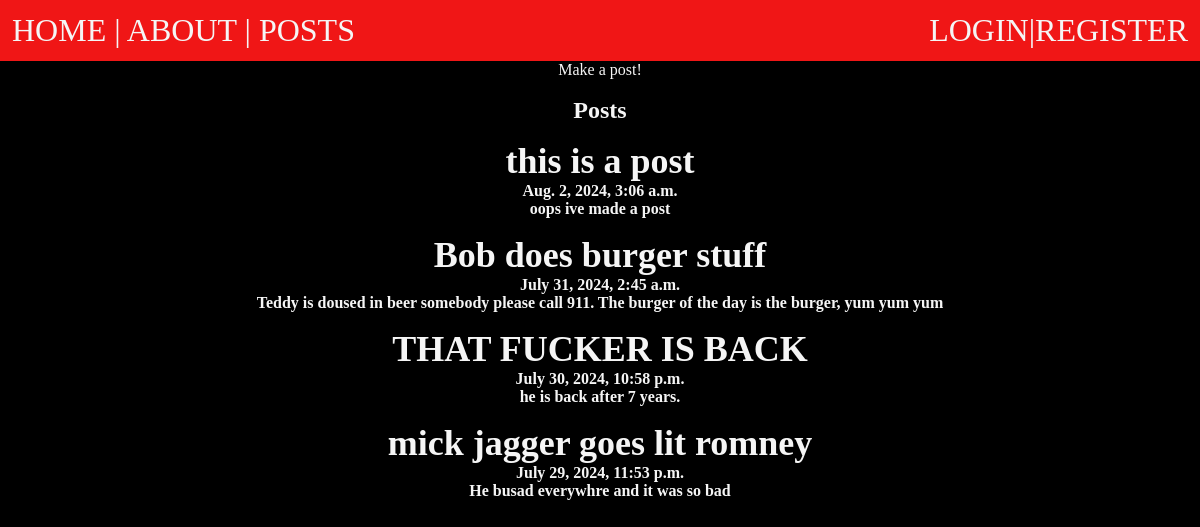
The app's page /posts/, older data.
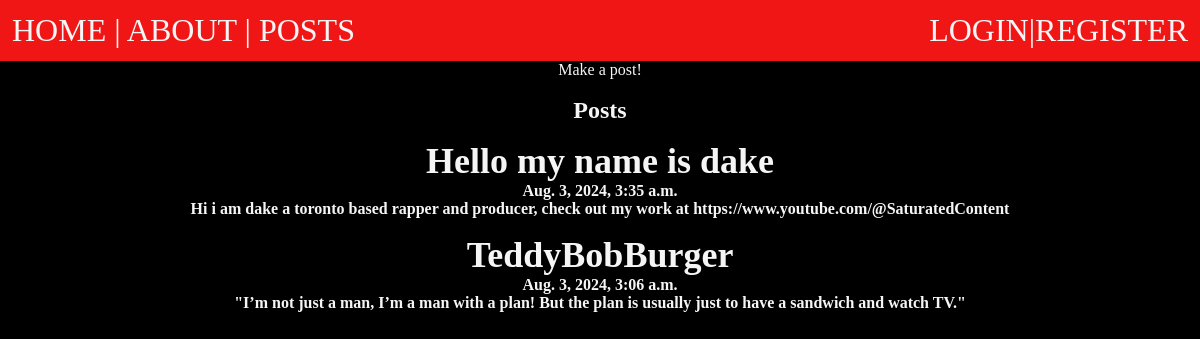
The same page, newer data.
### posts/models.py (models this page shows, shortened)
class Post(models.Model):
    author = models.ForeignKey(User, on_delete=models.CASCADE, default = None)
    title = models.CharField(max_length=50)
    body = models.TextField()
    slug = models.SlugField()
    date = models.DateTimeField(auto_now_add=True)
    banner = models.ImageField(default="fallback.jpg", blank=True)

### posts/views.py (the view)
# urls.py: path('', views.posts_list, name="list"),
def posts_list(request):
    return render(request, 'posts/posts_list.html', {'posts':Post.objects.all().order_by("-date")})

### posts/templates/posts/posts_list.html (shortened to what this page needs)
{% extends "post_layout.html" %}
{% load static %}
{% block content%}
<section>
    <h1> Posts <h1>
    {% for post in posts%}
        <article class="post">
            <h2>
                <a href ={% url 'posts:page' slug=post.slug %} >{{post.title}} </a>
            </h2>
            <p> {{post.date}}</p>
            <p> {{post.body}}<p>
        </article>
    {%endfor%}
</section>
{% endblock %}

### templates/post_layout.html
{% extends "layout.html"%}
{% load static %}
{% block cssLinks%}
    <link rel="stylesheet" href="{% static 'css/posts.css' %}">
    <link rel="stylesheet" href="{% static 'css/forms.css' %}">
{%endblock%}
{% block appLayout%}
    <a class="posts-app-layout" href = {% url "posts:new-post" %}> Make a post! </a>
    <br>
    <br>
{% endblock %}

### templates/layout.html (shortened to what this page needs)
<!DOCTYPE html>
{% load static %}
<html lang="en">
<head>
    <link rel="stylesheet" href="{% static 'css/layout.css' %}">
    {% block cssLinks %}
    {% endblock %}
</head>
<body>
    <nav>
        <a href = "/"> HOME </a> |
        <a href = "/about"> ABOUT </a> |
        <a href = "{% url 'posts:list'%}"> POSTS </a>
        {% if not user.is_authenticated %}
            <a class= "account-links" href = "{% url 'users:register'%}"> REGISTER </a>
            <p class= "account-links">|</p>
            <a class= "account-links" href = "{% url 'users:login'%}"> LOGIN </a>
        {% else %}
            <br>
            <form class = "layout-buttons" method = "post" action = "/users/logout/">
                {% csrf_token %}
                <input type = "submit" value = "Logout" title = "logout">
            </form>
        {% endif %}
    </nav>
    {% block appLayout%}
    {% endblock %}
    <main>
        {% block content %}{% endblock %}
    </main>
</body>
</html>

### static/css/layout.css (style rules this page uses)
* { margin:0; padding:0; box-sizing: border-box; }
.account-links { text-align: right; float:right; color:whitesmoke; font-size: 2rem; }
nav { background-color: #f01616; text-align: left; font-size: 2rem; padding: .75rem; font-family: fantasy; }
body { background-color: rgb(0, 0, 0); text-align: center; nav-down: auto; flex-flow:column; color: whitesmoke; }
p { font-size: medium; }
a { text-decoration: none; color: whitesmoke; }
main { background-position: 2cm; }
h1,p { text-align: center; }

### static/css/posts.css (style rules this page uses)
.post { padding-top: 1rem; }

Row changes from the older to the newer data that the page shows:
removed Post: title "this is a post", date "Aug. 2, 2024, 3:06 a.m.", body "oops ive made a post"
removed Post: title "Bob does burger stuff", date "July 31, 2024, 2:45 a.m.", body "Teddy is doused in beer somebody please call 911. The burger of the day is the burger, yum yum yum"
removed Post: title "THAT FUCKER IS BACK", date "July 30, 2024, 10:58 p.m.", body "he is back after 7 years."
removed Post: title "mick jagger goes lit romney", date "July 29, 2024, 11:53 p.m.", body "He busad everywhre and it was so bad"
added Post: title "Hello my name is dake", date "Aug. 3, 2024, 3:35 a.m.", body "Hi i am dake a toronto based rapper and producer, check out my work at https://www.youtube.com/@SaturatedContent"
added Post: title "TeddyBobBurger", date "Aug. 3, 2024, 3:06 a.m.", body "\"I’m not just a man, I’m a man with a plan! But the plan is usually just to have a sandwich and watch TV.\""
